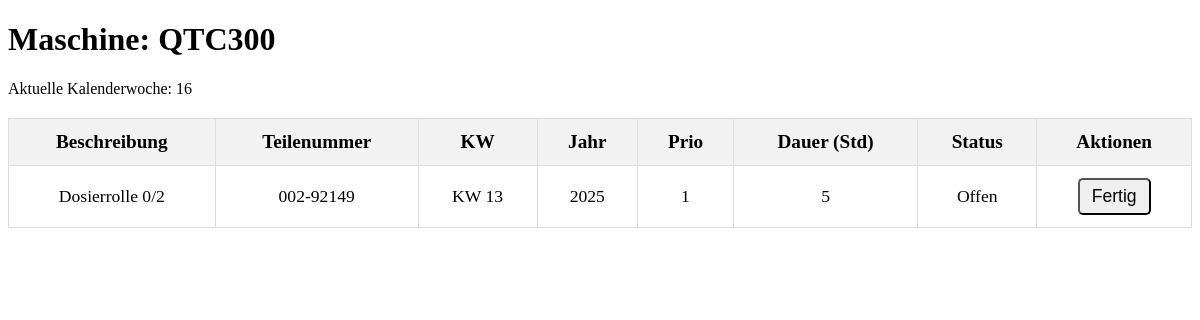
The app's page /maschine/2, older data.
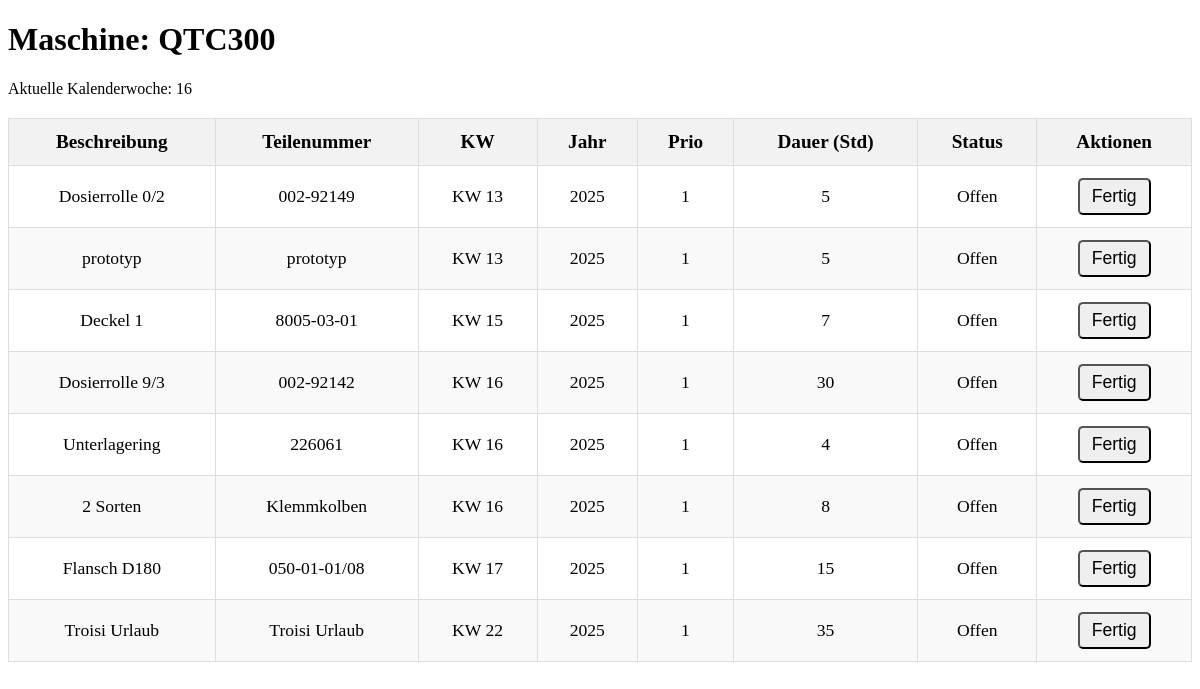
The same page, newer data.
### app.py (models this page shows, shortened)
class Machine(db.Model):
    __tablename__ = 'machine'
    id = db.Column(db.Integer, primary_key=True)
    name = db.Column(db.String(255), nullable=False)

class Task(db.Model):
    __tablename__ = 'task'
    id = db.Column(db.Integer, primary_key=True)
    machine_id = db.Column(db.Integer, db.ForeignKey('machine.id'), nullable=False)
    part_number = db.Column(db.String(50))
    description = db.Column(db.String(200))
    duration_hours = db.Column(db.Integer)
    kw = db.Column(db.Integer)
    year = db.Column(db.Integer)  # Spalte für das Jahr
    prio = db.Column(db.Integer)  # Neue Spalte für Priorität
    status = db.Column(db.String(50))
    machine = db.relationship('Machine', backref=db.backref('tasks', lazy=True))

### app.py (the view, shortened to what this page needs)
@app.route('/maschine/<int:machine_id>', methods=['GET', 'POST'])
def maschine_view(machine_id):
    machine = Machine.query.get_or_404(machine_id)
    tasks = Task.query.filter(Task.machine_id == machine_id, Task.status != 'Fertig').order_by(Task.year, Task.kw, Task.prio).all()
    current_week = get_current_week()
    return render_template('maschine_view.html', machine=machine, tasks=tasks, current_week=current_week)

### app.py (called while the page is built)
def get_current_week():
    today = datetime.today()
    return today.isocalendar()[1]

### templates/maschine_view.html (shortened to what this page needs)
<!DOCTYPE html>
<html lang="de">
<head>
</head>
<body>
<h1>Maschine: {{ machine.name }}</h1>
<p>Aktuelle Kalenderwoche: {{ current_week }}</p>
<table>
  <thead>
    <tr>
      <th>Beschreibung</th>
      <th>Teilenummer</th>
      <th>KW</th>
      <th>Jahr</th>
      <th>Prio</th>
      <th>Dauer (Std)</th>
      <th>Status</th>
      <th>Aktionen</th>
    </tr>
  </thead>
  <tbody>
    {% for task in tasks %}
      <tr>
        <td>{{ task.description }}</td>
        <td>{{ task.part_number }}</td>
        <td>KW {{ task.kw }}</td>
        <td>{{ task.year }}</td>
        <td>{{ task.prio }}</td>
        <td>{{ task.duration_hours }}</td>
        <td>{{ task.status }}</td>
        <td>
          {% if task.status != 'Fertig' %}
            <form method="POST" action="{{ url_for('maschine_view', machine_id=machine.id) }}">
              <button type="submit">Fertig</button>
            </form>
          {% endif %}
        </td>
      </tr>
    {% endfor %}
  </tbody>
</table>
</body>
</html>

### templates/maschine_view.html (style rules this page uses)
table { width: 100%; border-collapse: collapse; margin-top: 20px; }
th, td { padding: 12px 15px; text-align: center; border: 1px solid #ddd; font-size: 1.2em; }
th { background-color: #f2f2f2; font-weight: bold; }
tr:nth-child(even) { background-color: #f9f9f9; }
td { font-size: 1.1em; }
button { padding: 6px 12px; font-size: 1em; border-radius: 5px; cursor: pointer; }

Row changes from the older to the newer data that the page shows:
added Task: description "prototyp", part_number "prototyp", kw "13", year "2025", prio "1", duration_hours "5", status "Offen"
added Task: description "Deckel 1", part_number "8005-03-01", kw "15", year "2025", prio "1", duration_hours "7", status "Offen"
added Task: description "Dosierrolle 9/3", part_number "002-92142", kw "16", year "2025", prio "1", duration_hours "30", status "Offen"
added Task: description "Unterlagering", part_number "226061", kw "16", year "2025", prio "1", duration_hours "4", status "Offen"
added Task: description "2 Sorten", part_number "Klemmkolben", kw "16", year "2025", prio "1", duration_hours "8", status "Offen"
added Task: description "Flansch D180", part_number "050-01-01/08", kw "17", year "2025", prio "1", duration_hours "15", status "Offen"
added Task: description "Troisi Urlaub", part_number "Troisi Urlaub", kw "22", year "2025", prio "1", duration_hours "35", status "Offen"
